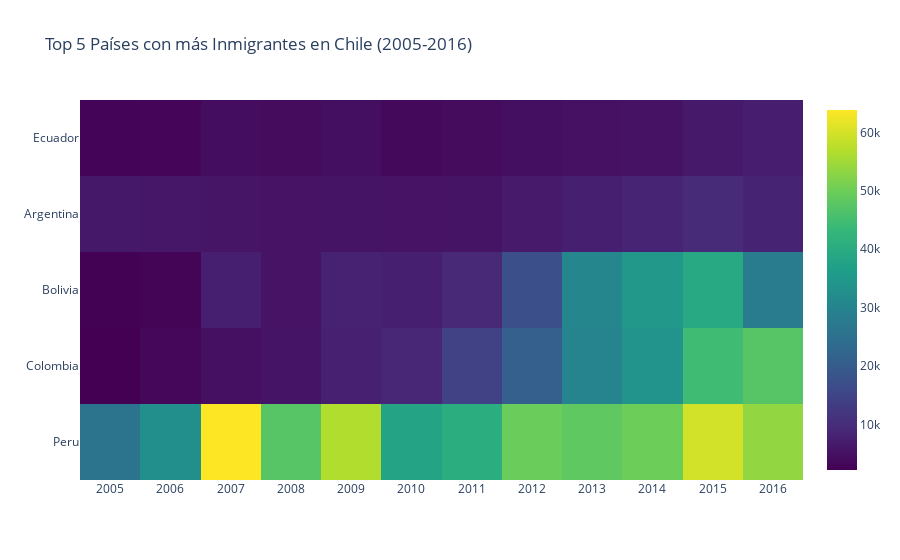

Notebook code cell kept with this figure:
### Code cell
# Se crea el heatmap

fig = go.Figure(data=go.Heatmap(
                        z=df_migrantes_top5.iloc[:, 1:13],
                        x=df_migrantes_top5.columns[1:13],
                        y=df_migrantes_top5['Country'],
                        colorscale='Viridis'))

fig.update_layout(
    title='Top 5 Países con más Inmigrantes en Chile (2005-2016)',
    xaxis_nticks=24)

fig.show()

### Figure 1 — Plotly figure (JSON) as saved in the notebook; plotly's stock layout.template omitted (floating-point values rounded to 4 significant figures)
{"data": [{"colorscale": [[0, "#440154"], [0.1111, "#482878"], [0.2222, "#3e4989"], [0.3333, "#31688e"], [0.4444, "#26828e"], [0.5556, "#1f9e89"], [0.6667, "#35b779"], [0.7778, "#6ece58"], [0.8889, "#b5de2b"], [1, "#fde725"]], "type": "heatmap", "x": [2005, 2006, 2007, 2008, 2009, 2010, 2011, 2012, 2013, 2014, 2015, 2016], "y": ["Peru", "Colombia", "Bolivia", "Argentina", "Ecuador"], "z": [[25966, 32746, 63869, 47336, 56586, 38048, 40628, 49643, 48517, 49900, 59767, 53624], [2179, 3195, 4834, 5563, 7697, 8921, 14362, 20875, 30138, 33939, 44535, 47352], [2420, 2815, 7448, 5374, 7801, 7423, 9189, 17310, 30611, 34978, 39126, 27852], [6263, 6114, 5656, 5345, 5453, 5387, 5438, 6548, 7436, 8326, 9605, 8176], [2956, 3135, 4352, 3933, 4674, 3624, 3938, 4679, 4992, 5309, 6374, 7261]]}], "layout": {"title": {"text": "Top 5 Países con más Inmigrantes en Chile (2005-2016)"}, "xaxis": {"nticks": 24}}}
